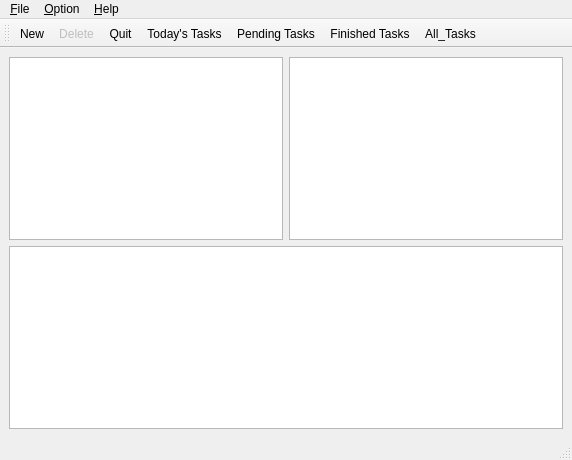
<?xml version="1.0" encoding="UTF-8"?>
<ui version="4.0">
 <class>TaskManager</class>
 <widget class="QMainWindow" name="TaskManager">
  <property name="enabled">
   <bool>true</bool>
  </property>
  <property name="geometry">
   <rect>
    <x>0</x>
    <y>0</y>
    <width>572</width>
    <height>460</height>
   </rect>
  </property>
  <property name="windowTitle">
   <string>TaskManager</string>
  </property>
  <widget class="QWidget" name="centralwidget">
   <layout class="QHBoxLayout" name="horizontalLayout_2">
    <item>
     <layout class="QVBoxLayout" name="verticalLayout">
      <item>
       <layout class="QHBoxLayout" name="horizontalLayout">
        <item>
         <widget class="QListView" name="todays_task"/>
        </item>
        <item>
         <widget class="QListView" name="to_be_done"/>
        </item>
       </layout>
      </item>
      <item>
       <widget class="QListView" name="finished"/>
      </item>
     </layout>
    </item>
   </layout>
  </widget>
  <widget class="QMenuBar" name="menubar">
   <property name="geometry">
    <rect>
     <x>0</x>
     <y>0</y>
     <width>572</width>
     <height>27</height>
    </rect>
   </property>
   <widget class="QMenu" name="menu_File">
    <property name="title">
     <string>&amp;File</string>
    </property>
    <addaction name="action_New"/>
    <addaction name="action_Delete"/>
    <addaction name="action_Quit"/>
   </widget>
   <widget class="QMenu" name="menu_Option">
    <property name="title">
     <string>&amp;Option</string>
    </property>
    <addaction name="action_Today_s_Tasks"/>
    <addaction name="action_Pending_Tasks"/>
    <addaction name="action_Finished_Tasks"/>
    <addaction name="actionAll_Tasks"/>
   </widget>
   <widget class="QMenu" name="menu_Help">
    <property name="title">
     <string>&amp;Help</string>
    </property>
   </widget>
   <addaction name="menu_File"/>
   <addaction name="menu_Option"/>
   <addaction name="menu_Help"/>
  </widget>
  <widget class="QStatusBar" name="statusbar"/>
  <widget class="QToolBar" name="toolBar">
   <property name="enabled">
    <bool>true</bool>
   </property>
   <property name="windowTitle">
    <string>toolBar</string>
   </property>
   <attribute name="toolBarArea">
    <enum>TopToolBarArea</enum>
   </attribute>
   <attribute name="toolBarBreak">
    <bool>false</bool>
   </attribute>
   <addaction name="action_New"/>
   <addaction name="action_Delete"/>
   <addaction name="action_Quit"/>
   <addaction name="action_Today_s_Tasks"/>
   <addaction name="action_Pending_Tasks"/>
   <addaction name="action_Finished_Tasks"/>
   <addaction name="actionAll_Tasks"/>
  </widget>
  <action name="action_New">
   <property name="icon">
    <iconset resource="resources.qrc">
     <normaloff>:/Desktop/ilyas c++/icons/new_file.png</normaloff>:/Desktop/ilyas c++/icons/new_file.png</iconset>
   </property>
   <property name="text">
    <string>&amp;New</string>
   </property>
  </action>
  <action name="action_Quit">
   <property name="icon">
    <iconset resource="resources.qrc">
     <normaloff>:/Desktop/ilyas c++/icons/quit_icon.png</normaloff>:/Desktop/ilyas c++/icons/quit_icon.png</iconset>
   </property>
   <property name="text">
    <string>&amp;Quit</string>
   </property>
  </action>
  <action name="action_Today_s_Tasks">
   <property name="icon">
    <iconset resource="resources.qrc">
     <normaloff>:/Downloads/icons8-tâche-48.png</normaloff>:/Downloads/icons8-tâche-48.png</iconset>
   </property>
   <property name="text">
    <string>&amp;Today's Tasks</string>
   </property>
  </action>
  <action name="action_Pending_Tasks">
   <property name="icon">
    <iconset resource="resources.qrc">
     <normaloff>:/Downloads/icons8-and-64.png</normaloff>:/Downloads/icons8-and-64.png</iconset>
   </property>
   <property name="text">
    <string>&amp;Pending Tasks</string>
   </property>
  </action>
  <action name="action_Finished_Tasks">
   <property name="icon">
    <iconset resource="resources.qrc">
     <normaloff>:/Downloads/icons8-tâche-terminée-48.png</normaloff>:/Downloads/icons8-tâche-terminée-48.png</iconset>
   </property>
   <property name="text">
    <string>&amp;Finished Tasks</string>
   </property>
  </action>
  <action name="action_Delete">
   <property name="enabled">
    <bool>false</bool>
   </property>
   <property name="icon">
    <iconset resource="resources.qrc">
     <normaloff>:/Downloads/icons8-supprimer-pour-toujours-96.png</normaloff>:/Downloads/icons8-supprimer-pour-toujours-96.png</iconset>
   </property>
   <property name="text">
    <string>&amp;Delete</string>
   </property>
  </action>
  <action name="actionAll_Tasks">
   <property name="text">
    <string>All_Tasks</string>
   </property>
  </action>
 </widget>
 <resources>
  <include location="resources.qrc"/>
 </resources>
 <connections>
  <connection>
   <sender>action_Quit</sender>
   <signal>triggered()</signal>
   <receiver>TaskManager</receiver>
   <slot>close()</slot>
   <hints>
    <hint type="sourcelabel">
     <x>-1</x>
     <y>-1</y>
    </hint>
    <hint type="destinationlabel">
     <x>285</x>
     <y>229</y>
    </hint>
   </hints>
  </connection>
 </connections>
</ui>
